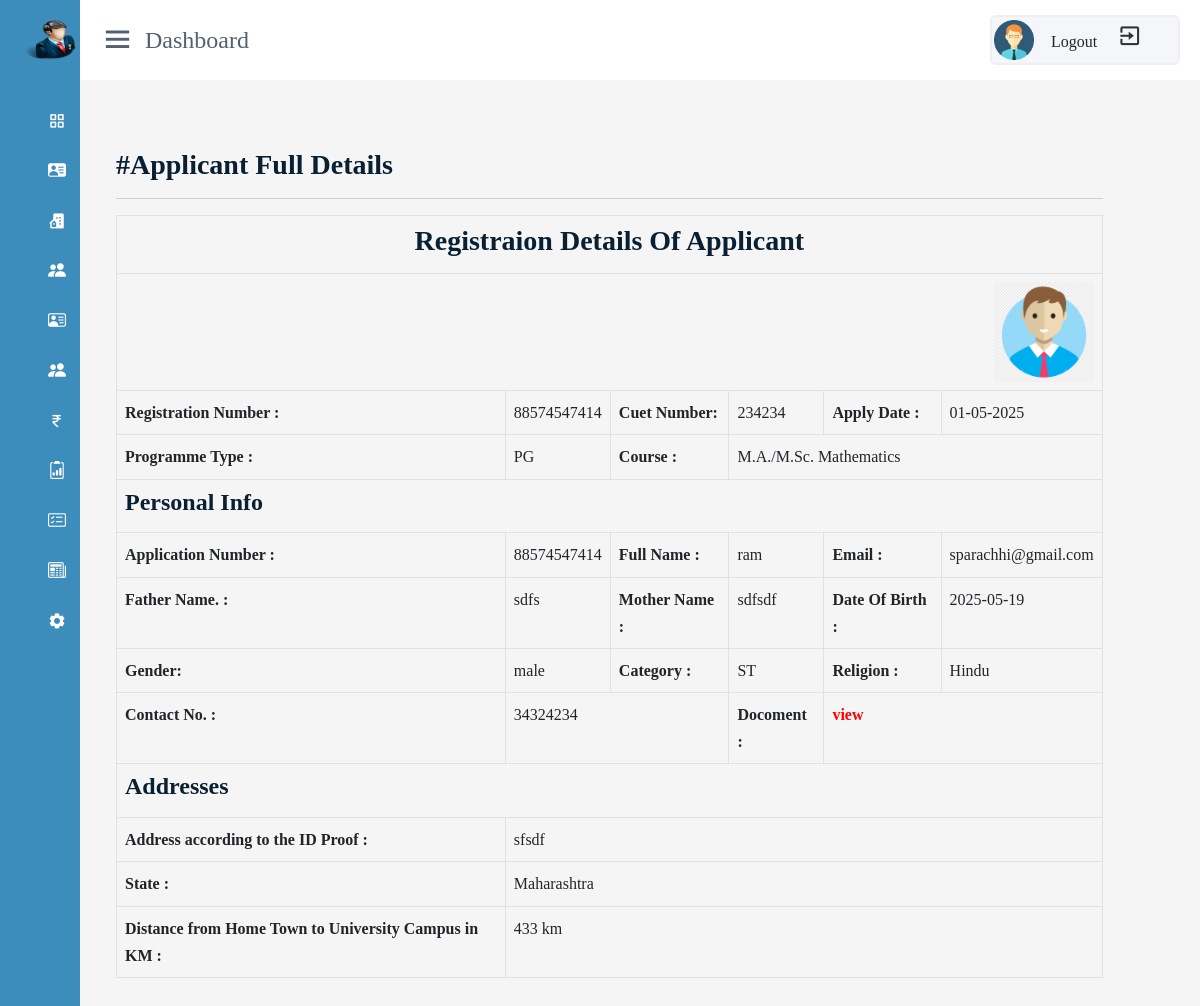
The page /admin/pgapplicationdata.php?id=234234 (signed in) on the database its author committed.
### tables this page shows
CREATE TABLE `pgregistration` (
  `registration_no` bigint(15) NOT NULL,
  `cuet_no` varchar(255) NOT NULL,
  `std_img` varchar(400) NOT NULL,
  `sname` varchar(255) NOT NULL,
  `father_name` varchar(255) NOT NULL,
  `mother_name` varchar(255) NOT NULL,
  `date_of_birth` date NOT NULL,
  `gender` varchar(255) NOT NULL,
  `category` varchar(255) NOT NULL,
  `religion` varchar(255) NOT NULL,
  `program_type` varchar(225) NOT NULL,
  `course` varchar(255) NOT NULL,
  `phone_no` varchar(255) NOT NULL,
  `email_id` varchar(255) NOT NULL,
  `address` varchar(255) NOT NULL,
  `state` varchar(255) NOT NULL,
  `distance` varchar(255) NOT NULL,
  `aadhar_pdf` varchar(255) NOT NULL,
  `apply_date` date NOT NULL,
  `hostel_status` varchar(225) NOT NULL DEFAULT 'No'
);

### admin/pgapplicationdata.php (the view, shortened to what this page needs)
<!DOCTYPE html>
<html lang="en">
<head>
    <link rel="stylesheet" href="./css/room_register.css">
</head>
<body>
<?php require('./includes/header.php')?>
<div class="container-fluid">
    <div class="row">
        <div class="col-lg-11 col-12  p-0 ms-3 ">
        <div class="home-content align-items-center ">
        <h3 class="mt-5">#Applicant Full Details</h3>
        <hr>
        <?php
        include('includes/db_config.php');
        if (isset($_GET['id']))
        {
            $cuetno = $_GET['id'];
            $query = "select * from pgregistration where cuet_no=$cuetno";
            $result = mysqli_query($con, $query);
            $fetch_src = FETCH_SRC;
            if (!$result) {
                die("connection failed" . mysqli_error($con));
            } else {
                while ($row = mysqli_fetch_assoc($result))
                {
                ?>
                    <div class="panel panel-default">
                        <div class="panel-body">
                            <table id="zctb" class="table table-bordered  dataTable" cellspacing="0" width="100%" border="1">
                                <tbody>
                                    <tr>
                                        <td colspan="6" style="text-align:center; color:blue">
                                            <h3>Registraion Details Of Applicant</h3>
                                        </td>
                                    </tr>
                                    <tr>
                                        <td colspan="6">
                                        <?php echo "<img  style='width:100px;height:100px;float:right' src='" . $fetch_src.$row['std_img'] . "'>" ?>
                                        </td>
                                    </tr>
                                    <tr>
                                        <th>Registration Number :</th>
                                        <td ><?php echo $row['registration_no'] ?></td>
                                        <td><b>Cuet Number:</b></td>
                                        <td><?php echo $row['cuet_no']; ?></td>
                                        <th>Apply Date :</th>
                                        <td><?php $wop = $row['apply_date']; print date("d-m-Y",strtotime($wop))?></td>
                                    </tr>
                                    <tr>
                                    <td><b>Programme Type :</b></td>
                                        <td><?php echo $row['program_type'] ?></td>
                                        <td><b>Course :</b></td>
                                        <td colspan="3"><?php echo $row['course'] ?></td>
                                    </tr>
                                    <tr>
                                        <td colspan="6" style="color:red">
                                            <h4>Personal Info</h4>
                                        </td>
                                    </tr>
                                    <tr>
                                        <td><b>Application Number :</b></td>
                                        <td><?php echo $row['registration_no'] ?></td>
                                        <td><b>Full Name :</b></td>
                                        <td><?php echo $row['sname'] ?></td>
                                        <td><b>Email :</b></td>
                                        <td><?php echo $row['email_id'] ?></td>
                                    </tr>
                                    <tr>
                                        <td><b>Father Name. :</b></td>
                                        <td><?php echo $row['father_name'] ?></td>
                                        <td><b>Mother Name :</b></td>
                                        <td><?php echo $row['mother_name'] ?></td>
                                        <td><b>Date Of Birth :</b></td>
                                        <td><?php echo $row['date_of_birth'] ?></td>
                                    </tr>
                                    <tr>
                                        <td><b>Gender:</b></td>
                                        <td><?php echo $row['gender'] ?></td>
                                        <td><b>Category :</b></td>
                                        <td><?php echo $row['category'] ?></td>
                                        <td><b>Religion :</b></td>
                                        <td><?php echo $row['religion'] ?></td>
                                    </tr>
                                    <tr>
                                        <td><b>Contact No. :</b></td>
                                        <td colspan="2"><?php echo $row['phone_no'] ?></td>
                                        <td><b>Docoment :</b></td>
                                        <td colspan="4"><?php echo "<a style='text-decoration:none;color:red'; href='" . $fetch_src.$row['aadhar_pdf'] . "' target=''>view</a>" ?></td>
                                    </tr>
                                    <tr>
                                        <td colspan="6" style="color:blue">
                                            <h4>Addresses</h4>
                                        </td>
                                    </tr>
                                    <tr>
                                        <td><b>Address according to the ID Proof :</b></td>
                                        <td colspan="5"><?php echo $row['address']?></td>
                                    </tr>
                                    <tr>
                                        <td><b>State :</b></td>
                                        <td colspan="5"><?php echo $row['state']?></td>
                                    </tr>
                                    <tr>
                                        <td><b>Distance from Home Town to University Campus in KM :</b></td>
                                        <td colspan="5"><?php echo $row['distance']?> km</td>
                                    </tr>
                                </tbody>
                            </table>
                        </div>
                    </div>
                                <?php
                            }
                        }
                    } else {
                        echo "<h3 style='color:red';>Record Not Found</h3>";
                    }
                    ?>
                </div>
        </div>
    </div>
</div>
<?php require('./includes/footer.php')?>
</body>
</html>

### admin/css/room_register.css (style rules this page uses)
* { padding: 0; margin: 0; box-sizing: border-box; }
body { background-color:white; }
.home-content { padding: 100px 20px 20px 20px; }

### admin/css/adminpanel.css (style rules this page uses)
* { margin:0; padding:0; box-sizing: border-box; font-family: 'Poppins',sans-serif; }
body { min-height: 100vh; width: 100%; }
.home-section .home-content { padding-top: 100px; }

### css/styel.css (style rules this page uses)
body { font-family: "Barlow",sans-serif; line-height: 1.7; color:#516171; }
h1,h2,h3,h4,h5,h6 { font-weight: 700 !important; color: #092032; }
a { color: #092032; text-decoration: none; transition: all 0.4s ease; font-weight: 800; }
img { width: 100%; }

### css/footer.css (style rules this page uses)
* { text-decoration: none; font-family: poppins; box-sizing: border-box; }
body { margin:0; background-image:linear-gradient(to bottom,white,white); }

### rows shown on the page
pgregistration: std_img (picture), registration_no "88574547414", cuet_no "234234", apply_date "01-05-2025", program_type "PG", course "M.A./M.Sc. Mathematics", sname "ram", email "sparachhi@gmail.com", father_name "sdfs", mother_name "sdfsdf", date_of_birth "2025-05-19", gender "male", category "ST", religion "Hindu", phone_no "34324234", address "sfsdf", state "Maharashtra", distance "433"
